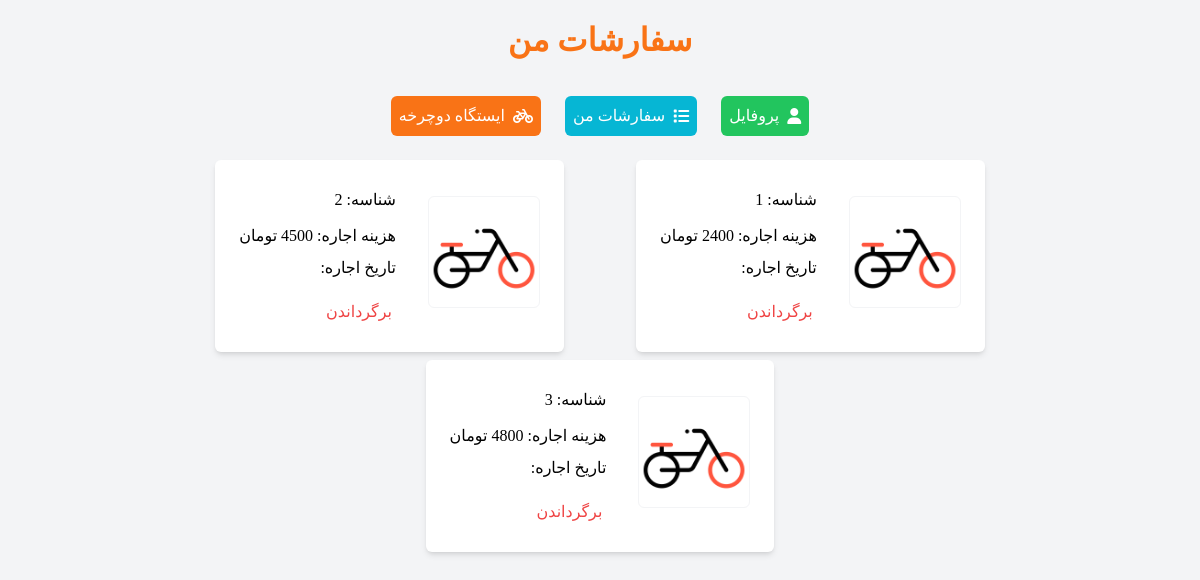
Before: /bike/my-bike (signed in) with the older database file.
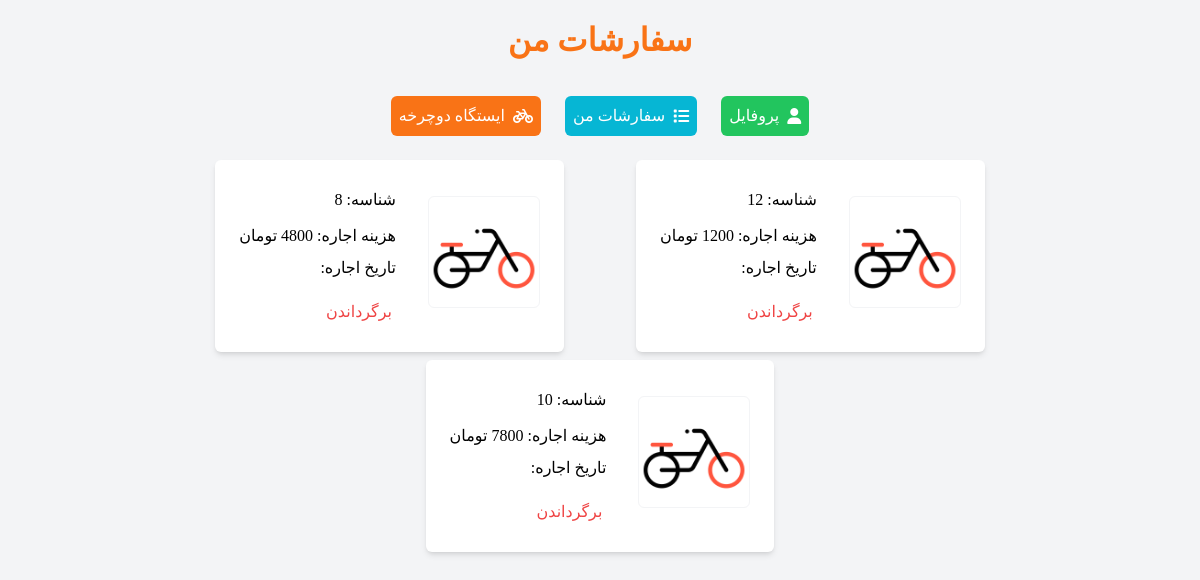
After: the same page with the newer database file.
### reservation/models.py (models this page shows, shortened)
class BikeToUser(models.Model):
    user = models.ForeignKey(User, on_delete=models.CASCADE, verbose_name='کاربر')
    bike = models.ForeignKey(Bike, on_delete=models.CASCADE, verbose_name='دوچرخه')
    status = models.BooleanField(default=False, verbose_name="پس داده شده/نشده")
    date = jmodels.jDateTimeField(auto_now_add=True, verbose_name="تاریخ رزرو")
    class Meta:
        verbose_name = 'رزرو'
        verbose_name_plural = 'رزروها'

### bike/models.py (models this page shows, shortened)
class Bike(models.Model):
    price = models.IntegerField(verbose_name='نرخ اجاره ساعتی')
    add_date = models.DateField(auto_now_add=True, verbose_name='تاریخ اضافه شدن')
    status = models.BooleanField(default=False, verbose_name='اجاره داده شده')
    type = models.ForeignKey(Type, on_delete=models.CASCADE, verbose_name='نوع')
    class Meta:
        verbose_name = "دوچرخه"
        verbose_name_plural = "دورچرخه ها"

### bike/views.py (the view)
# urls.py: path('my-bike', views.MyBikesView.as_view(), name='my-bike')
class MyBikesView(LoginRequiredMixin ,ListView):
    login_url = "/account/login"
    template_name = 'my_bike.html'
    queryset = BikeToUser.objects.all()
    def get_context_data(self, **kwargs):
        context = super().get_context_data(**kwargs)
        context["bike"] = BikeToUser.objects.filter(user=self.request.user, status=True).all()
        return context

### bike/templates/my_bike.html (shortened to what this page needs)
{% extends 'main.html' %}
{% load jformat %}
{% block content %}
    <h1 class="text-[2rem] azar font-bold text-orange-500 text-center mt-4 mb-8">سفارشات من</h1>
    {% include 'menu.html' %}
    <section class="flex justify-center flex-wrap gap-2">
        {% if bike %}
            {% for item in bike %}
                <div class="flex bg-white rounded-md p-6 w-fit items-center azar shadow-md gap-x-8 mx-8">
                    <div>
                        <img src="./../static/images/get-bike.png" alt=""
                             class="block w-[7rem] mb-2 border border-gray-100 rounded-md">
                    </div>
                    <div class="flex flex-col">
                        <span class="my-1">شناسه: {{ item.bike.id }}</span>
                        <span class="mt-2">هزینه اجاره: {{ item.bike.price }} تومان</span>
                        <span class="mt-2">تاریخ اجاره: {{ item.date | jformat:"%H:%M - %Y/%m/%d" }} </span>
                        <a href="{% url 'reservation:revert-bike' item.bike.id %}"
                           class="mt-4 text-red-500 text-center rounded-md w-fit p-1 hover:text-white hover:bg-red-500 duration-300">برگرداندن</a>
                    </div>
                </div>
            {% endfor %}
        {% else %}
            <p class="azar text-[1.3rem] mt-12">شما هنوز هیچ دوچرخه ای اجاره نکرده اید!</p>
        {% endif %}
    </section>
{% endblock %}

Changed rows visible on the page:
removed BikeToUser: bike.id "1", bike.price "2400"
removed BikeToUser: bike.id "2", bike.price "4500"
removed BikeToUser: bike.id "3", bike.price "4800"
added BikeToUser: bike.id "12", bike.price "1200"
added BikeToUser: bike.id "8", bike.price "4800"
added BikeToUser: bike.id "10"
